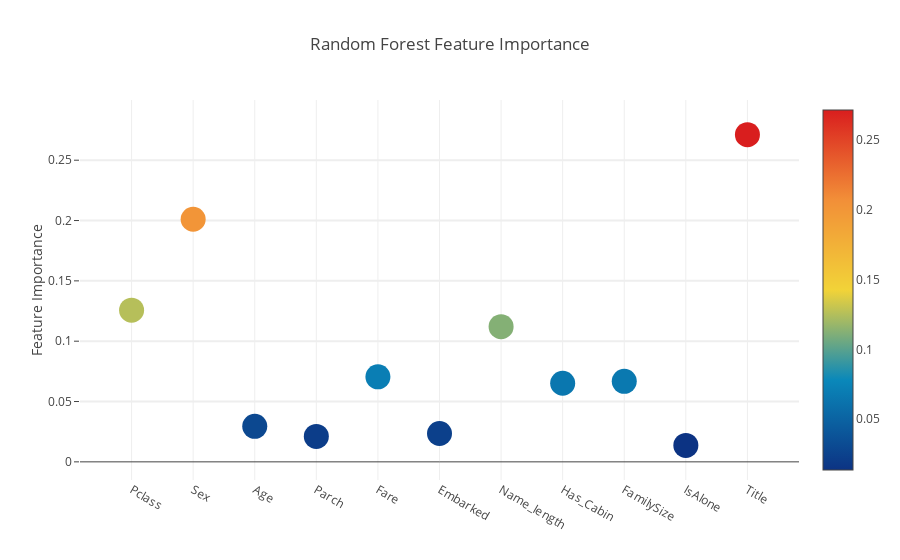
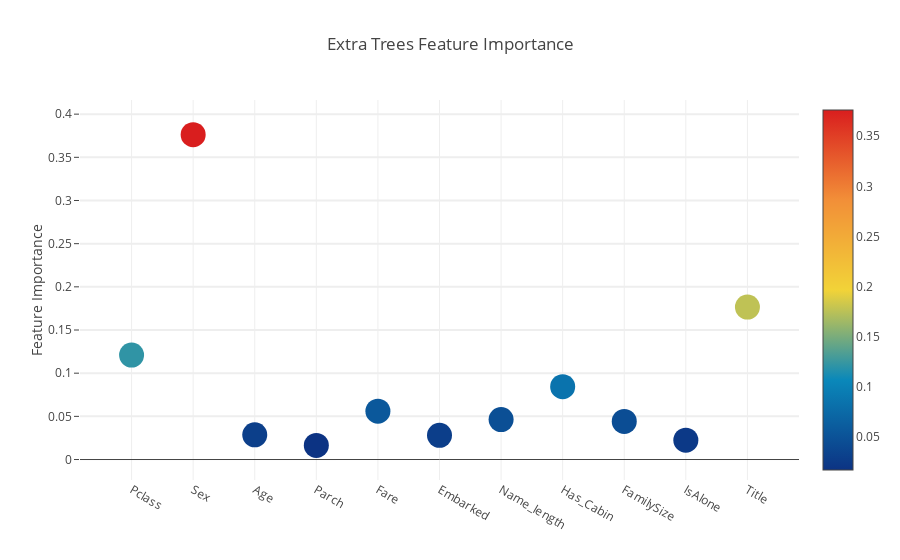
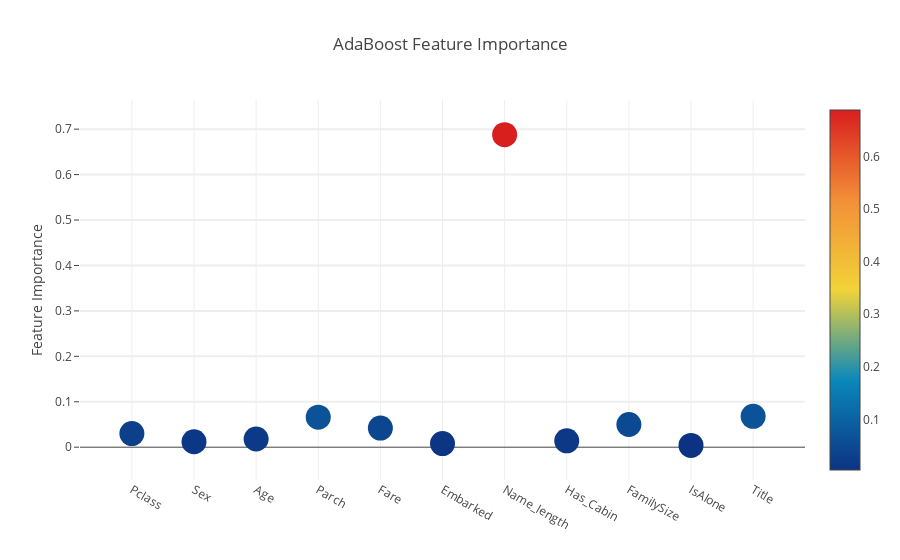
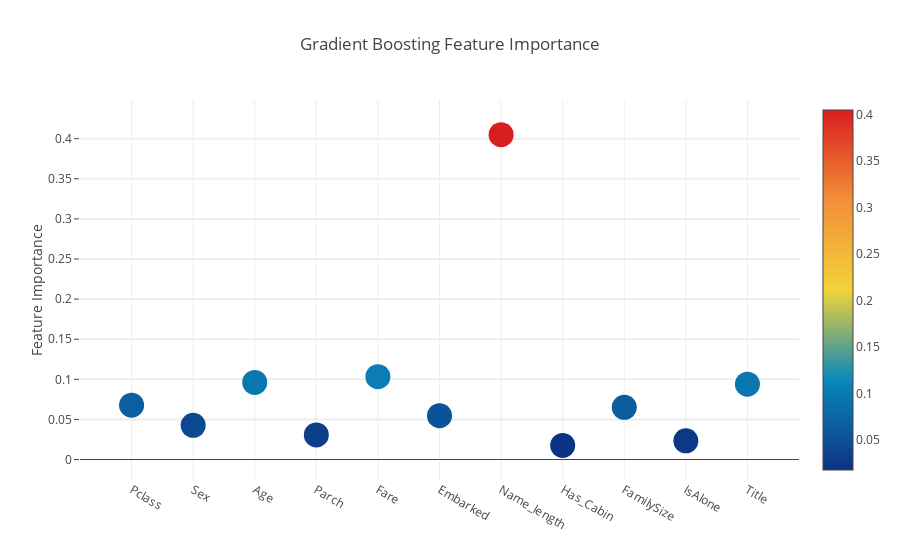

The notebook cell saved with these charts, in order:
### Markdown cell above
**Interactive feature importances via Plotly scatterplots**

I'll use the interactive Plotly package at this juncture to visualise the feature importances values of the different classifiers  via a plotly scatter plot by calling "Scatter" as follows:

### Code cell
# Scatter plot 
trace = go.Scatter(
    y = feature_dataframe['Random Forest feature importances'].values,
    x = feature_dataframe['features'].values,
    mode='markers',
    marker=dict(
        sizemode = 'diameter',
        sizeref = 1,
        size = 25,
#       size= feature_dataframe['AdaBoost feature importances'].values,
        #color = np.random.randn(500), #set color equal to a variable
        color = feature_dataframe['Random Forest feature importances'].values,
        colorscale='Portland',
        showscale=True
    ),
    text = feature_dataframe['features'].values
)
data = [trace]

layout= go.Layout(
    autosize= True,
    title= 'Random Forest Feature Importance',
    hovermode= 'closest',
#     xaxis= dict(
#         title= 'Pop',
#         ticklen= 5,
#         zeroline= False,
#         gridwidth= 2,
#     ),
    yaxis=dict(
        title= 'Feature Importance',
        ticklen= 5,
        gridwidth= 2
    ),
    showlegend= False
)
fig = go.Figure(data=data, layout=layout)
py.iplot(fig,filename='scatter2010')

# Scatter plot 
trace = go.Scatter(
    y = feature_dataframe['Extra Trees  feature importances'].values,
    x = feature_dataframe['features'].values,
    mode='markers',
    marker=dict(
        sizemode = 'diameter',
        sizeref = 1,
        size = 25,
#       size= feature_dataframe['AdaBoost feature importances'].values,
        #color = np.random.randn(500), #set color equal to a variable
        color = feature_dataframe['Extra Trees  feature importances'].values,
        colorscale='Portland',
        showscale=True
    ),
    text = feature_dataframe['features'].values
)
data = [trace]

layout= go.Layout(
    autosize= True,
    title= 'Extra Trees Feature Importance',
    hovermode= 'closest',
#     xaxis= dict(
#         title= 'Pop',
#         ticklen= 5,
#         zeroline= False,
#         gridwidth= 2,
#     ),
    yaxis=dict(
        title= 'Feature Importance',
        ticklen= 5,
        gridwidth= 2
    ),
    showlegend= False
)
fig = go.Figure(data=data, layout=layout)
py.iplot(fig,filename='scatter2010')

# Scatter plot 
trace = go.Scatter(
    y = feature_dataframe['AdaBoost feature importances'].values,
    x = feature_dataframe['features'].values,
    mode='markers',
    marker=dict(
        sizemode = 'diameter',
        sizeref = 1,
        size = 25,
#       size= feature_dataframe['AdaBoost feature importances'].values,
        #color = np.random.randn(500), #set color equal to a variable
        color = feature_dataframe['AdaBoost feature importances'].values,
        colorscale='Portland',
        showscale=True
    ),
    text = feature_dataframe['features'].values
)
data = [trace]

layout= go.Layout(
    autosize= True,
    title= 'AdaBoost Feature Importance',
    hovermode= 'closest',
#     xaxis= dict(
#         title= 'Pop',
#         ticklen= 5,
#         zeroline= False,
#         gridwidth= 2,
#     ),
    yaxis=dict(
        title= 'Feature Importance',
        ticklen= 5,
        gridwidth= 2
    ),
    showlegend= False
)
fig = go.Figure(data=data, layout=layout)
py.iplot(fig,filename='scatter2010')

# Scatter plot 
trace = go.Scatter(
    y = feature_dataframe['Gradient Boost feature importances'].values,
    x = feature_dataframe['features'].values,
    mode='markers',
    marker=dict(
        sizemode = 'diameter',
        sizeref = 1,
        size = 25,
#       size= feature_dataframe['AdaBoost feature importances'].values,
        #color = np.random.randn(500), #set color equal to a variable
        color = feature_dataframe['Gradient Boost feature importances'].values,
        colorscale='Portland',
        showscale=True
    ),
    text = feature_dataframe['features'].values
)
data = [trace]

layout= go.Layout(
    autosize= True,
    title= 'Gradient Boosting Feature Importance',
    hovermode= 'closest',
#     xaxis= dict(
#         title= 'Pop',
#         ticklen= 5,
#         zeroline= False,
#         gridwidth= 2,
#     ),
    yaxis=dict(
        title= 'Feature Importance',
        ticklen= 5,
        gridwidth= 2
    ),
    showlegend= False
)
fig = go.Figure(data=data, layout=layout)
py.iplot(fig,filename='scatter2010')

### Figure 1 — Plotly figure (JSON) as saved in the notebook; plotly's stock layout.template omitted (floating-point values rounded to 4 significant figures)
{"data": [{"marker": {"color": [0.1257, 0.2011, 0.02945, 0.02107, 0.07049, 0.02352, 0.112, 0.06513, 0.06672, 0.01365, 0.2712], "colorscale": "Portland", "showscale": true, "size": 25, "sizemode": "diameter", "sizeref": 1}, "mode": "markers", "text": ["Pclass", "Sex", "Age", "Parch", "Fare", "Embarked", "Name_length", "Has_Cabin", "FamilySize", "IsAlone", "Title"], "type": "scatter", "uid": "66e5f09c-2d71-4566-b3ee-03510303ca1f", "x": ["Pclass", "Sex", "Age", "Parch", "Fare", "Embarked", "Name_length", "Has_Cabin", "FamilySize", "IsAlone", "Title"], "y": [0.1257, 0.2011, 0.02945, 0.02107, 0.07049, 0.02352, 0.112, 0.06513, 0.06672, 0.01365, 0.2712]}], "layout": {"autosize": true, "hovermode": "closest", "showlegend": false, "title": "Random Forest Feature Importance", "yaxis": {"gridwidth": 2, "ticklen": 5, "title": "Feature Importance"}}}

### Figure 2 — Plotly figure (JSON) as saved in the notebook; plotly's stock layout.template omitted (floating-point values rounded to 4 significant figures)
{"data": [{"marker": {"color": [0.1209, 0.3763, 0.02862, 0.01639, 0.05597, 0.02801, 0.04622, 0.08439, 0.04418, 0.02244, 0.1765], "colorscale": "Portland", "showscale": true, "size": 25, "sizemode": "diameter", "sizeref": 1}, "mode": "markers", "text": ["Pclass", "Sex", "Age", "Parch", "Fare", "Embarked", "Name_length", "Has_Cabin", "FamilySize", "IsAlone", "Title"], "type": "scatter", "uid": "af50064f-40aa-45e1-aedf-b7a675b22393", "x": ["Pclass", "Sex", "Age", "Parch", "Fare", "Embarked", "Name_length", "Has_Cabin", "FamilySize", "IsAlone", "Title"], "y": [0.1209, 0.3763, 0.02862, 0.01639, 0.05597, 0.02801, 0.04622, 0.08439, 0.04418, 0.02244, 0.1765]}], "layout": {"autosize": true, "hovermode": "closest", "showlegend": false, "title": "Extra Trees Feature Importance", "yaxis": {"gridwidth": 2, "ticklen": 5, "title": "Feature Importance"}}}

### Figure 3 — Plotly figure (JSON) as saved in the notebook; plotly's stock layout.template omitted (floating-point values rounded to 4 significant figures)
{"data": [{"marker": {"color": [0.03, 0.012, 0.018, 0.066, 0.042, 0.008, 0.688, 0.014, 0.05, 0.004, 0.068], "colorscale": "Portland", "showscale": true, "size": 25, "sizemode": "diameter", "sizeref": 1}, "mode": "markers", "text": ["Pclass", "Sex", "Age", "Parch", "Fare", "Embarked", "Name_length", "Has_Cabin", "FamilySize", "IsAlone", "Title"], "type": "scatter", "uid": "456bfb98-2bc2-4f6c-8e26-372a3fab6dd0", "x": ["Pclass", "Sex", "Age", "Parch", "Fare", "Embarked", "Name_length", "Has_Cabin", "FamilySize", "IsAlone", "Title"], "y": [0.03, 0.012, 0.018, 0.066, 0.042, 0.008, 0.688, 0.014, 0.05, 0.004, 0.068]}], "layout": {"autosize": true, "hovermode": "closest", "showlegend": false, "title": "AdaBoost Feature Importance", "yaxis": {"gridwidth": 2, "ticklen": 5, "title": "Feature Importance"}}}

### Figure 4 — Plotly figure (JSON) as saved in the notebook; plotly's stock layout.template omitted (floating-point values rounded to 4 significant figures)
{"data": [{"marker": {"color": [0.06773, 0.04264, 0.09608, 0.03061, 0.1033, 0.05461, 0.405, 0.01763, 0.06508, 0.02332, 0.09398], "colorscale": "Portland", "showscale": true, "size": 25, "sizemode": "diameter", "sizeref": 1}, "mode": "markers", "text": ["Pclass", "Sex", "Age", "Parch", "Fare", "Embarked", "Name_length", "Has_Cabin", "FamilySize", "IsAlone", "Title"], "type": "scatter", "uid": "cba4d349-dbba-413c-8298-c00000d25117", "x": ["Pclass", "Sex", "Age", "Parch", "Fare", "Embarked", "Name_length", "Has_Cabin", "FamilySize", "IsAlone", "Title"], "y": [0.06773, 0.04264, 0.09608, 0.03061, 0.1033, 0.05461, 0.405, 0.01763, 0.06508, 0.02332, 0.09398]}], "layout": {"autosize": true, "hovermode": "closest", "showlegend": false, "title": "Gradient Boosting Feature Importance", "yaxis": {"gridwidth": 2, "ticklen": 5, "title": "Feature Importance"}}}
